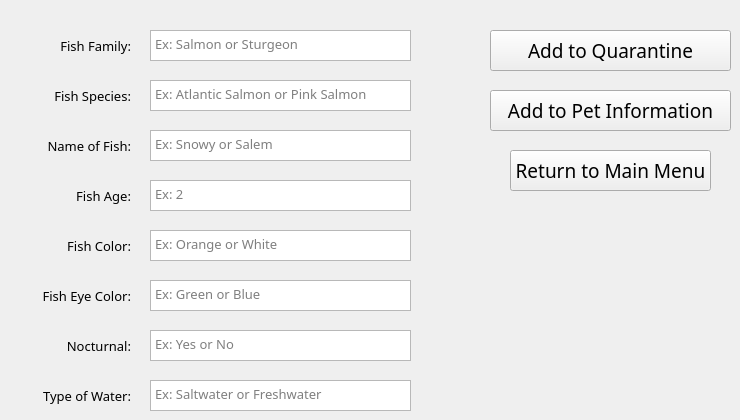
    <widget class="QWidget" name="addPetsFish">
     <widget class="QTextEdit" name="fishFamilyTextEdit">
      <property name="geometry">
       <rect>
        <x>150</x>
        <y>30</y>
        <width>261</width>
        <height>31</height>
       </rect>
      </property>
      <property name="font">
       <font>
        <family>Modern No. 20</family>
        <pointsize>10</pointsize>
       </font>
      </property>
      <property name="placeholderText">
       <string>Ex: Salmon or Sturgeon</string>
      </property>
     </widget>
     <widget class="QTextEdit" name="fishSpeciesTextEdit">
      <property name="geometry">
       <rect>
        <x>150</x>
        <y>80</y>
        <width>261</width>
        <height>31</height>
       </rect>
      </property>
      <property name="font">
       <font>
        <family>Modern No. 20</family>
        <pointsize>10</pointsize>
       </font>
      </property>
      <property name="placeholderText">
       <string>Ex: Atlantic Salmon or Pink Salmon</string>
      </property>
     </widget>
     <widget class="QTextEdit" name="fishNameTextEdit">
      <property name="geometry">
       <rect>
        <x>150</x>
        <y>130</y>
        <width>261</width>
        <height>31</height>
       </rect>
      </property>
      <property name="font">
       <font>
        <family>Modern No. 20</family>
        <pointsize>10</pointsize>
       </font>
      </property>
      <property name="placeholderText">
       <string>Ex: Snowy or Salem</string>
      </property>
     </widget>
     <widget class="QTextEdit" name="fishAgeTextEdit">
      <property name="geometry">
       <rect>
        <x>150</x>
        <y>180</y>
        <width>261</width>
        <height>31</height>
       </rect>
      </property>
      <property name="font">
       <font>
        <family>Modern No. 20</family>
        <pointsize>10</pointsize>
       </font>
      </property>
      <property name="placeholderText">
       <string>Ex: 2</string>
      </property>
     </widget>
     <widget class="QTextEdit" name="fishColorTextEdit">
      <property name="geometry">
       <rect>
        <x>150</x>
        <y>230</y>
        <width>261</width>
        <height>31</height>
       </rect>
      </property>
      <property name="font">
       <font>
        <family>Modern No. 20</family>
        <pointsize>10</pointsize>
       </font>
      </property>
      <property name="placeholderText">
       <string>Ex: Orange or White</string>
      </property>
     </widget>
     <widget class="QTextEdit" name="fishEyeColorTextEdit">
      <property name="geometry">
       <rect>
        <x>150</x>
        <y>280</y>
        <width>261</width>
        <height>31</height>
       </rect>
      </property>
      <property name="font">
       <font>
        <family>Modern No. 20</family>
        <pointsize>10</pointsize>
       </font>
      </property>
      <property name="placeholderText">
       <string>Ex: Green or Blue</string>
      </property>
     </widget>
     <widget class="QTextEdit" name="fishNoctTextEdit">
      <property name="geometry">
       <rect>
        <x>150</x>
        <y>330</y>
        <width>261</width>
        <height>31</height>
       </rect>
      </property>
      <property name="font">
       <font>
        <family>Modern No. 20</family>
        <pointsize>10</pointsize>
       </font>
      </property>
      <property name="placeholderText">
       <string>Ex: Yes or No</string>
      </property>
     </widget>
     <widget class="QTextEdit" name="fishWaterTextEdit">
      <property name="geometry">
       <rect>
        <x>150</x>
        <y>380</y>
        <width>261</width>
        <height>31</height>
       </rect>
      </property>
      <property name="font">
       <font>
        <family>Modern No. 20</family>
        <pointsize>10</pointsize>
       </font>
      </property>
      <property name="placeholderText">
       <string>Ex: Saltwater or Freshwater</string>
      </property>
     </widget>
     <widget class="QLabel" name="fishFamilyLabel">
      <property name="geometry">
       <rect>
        <x>10</x>
        <y>30</y>
        <width>121</width>
        <height>31</height>
       </rect>
      </property>
      <property name="font">
       <font>
        <family>Modern No. 20</family>
        <pointsize>10</pointsize>
       </font>
      </property>
      <property name="text">
       <string>Fish Family:</string>
      </property>
      <property name="alignment">
       <set>Qt::AlignRight|Qt::AlignTrailing|Qt::AlignVCenter</set>
      </property>
     </widget>
     <widget class="QLabel" name="fishSpeciesLabel">
      <property name="geometry">
       <rect>
        <x>10</x>
        <y>80</y>
        <width>121</width>
        <height>31</height>
       </rect>
      </property>
      <property name="font">
       <font>
        <family>Modern No. 20</family>
        <pointsize>10</pointsize>
       </font>
      </property>
      <property name="text">
       <string>Fish Species:</string>
      </property>
      <property name="alignment">
       <set>Qt::AlignRight|Qt::AlignTrailing|Qt::AlignVCenter</set>
      </property>
     </widget>
     <widget class="QLabel" name="fishNameLabel">
      <property name="geometry">
       <rect>
        <x>10</x>
        <y>130</y>
        <width>121</width>
        <height>31</height>
       </rect>
      </property>
      <property name="font">
       <font>
        <family>Modern No. 20</family>
        <pointsize>10</pointsize>
       </font>
      </property>
      <property name="text">
       <string>Name of Fish:</string>
      </property>
      <property name="alignment">
       <set>Qt::AlignRight|Qt::AlignTrailing|Qt::AlignVCenter</set>
      </property>
     </widget>
     <widget class="QLabel" name="fishAgeLabel">
      <property name="geometry">
       <rect>
        <x>10</x>
        <y>180</y>
        <width>121</width>
        <height>31</height>
       </rect>
      </property>
      <property name="font">
       <font>
        <family>Modern No. 20</family>
        <pointsize>10</pointsize>
       </font>
      </property>
      <property name="text">
       <string>Fish Age:</string>
      </property>
      <property name="alignment">
       <set>Qt::AlignRight|Qt::AlignTrailing|Qt::AlignVCenter</set>
      </property>
     </widget>
     <widget class="QLabel" name="fishColorLabel">
      <property name="geometry">
       <rect>
        <x>10</x>
        <y>230</y>
        <width>121</width>
        <height>31</height>
       </rect>
      </property>
      <property name="font">
       <font>
        <family>Modern No. 20</family>
        <pointsize>10</pointsize>
       </font>
      </property>
      <property name="text">
       <string>Fish Color:</string>
      </property>
      <property name="alignment">
       <set>Qt::AlignRight|Qt::AlignTrailing|Qt::AlignVCenter</set>
      </property>
     </widget>
     <widget class="QLabel" name="fishEyeColorLabel">
      <property name="geometry">
       <rect>
        <x>10</x>
        <y>280</y>
        <width>121</width>
        <height>31</height>
       </rect>
      </property>
      <property name="font">
       <font>
        <family>Modern No. 20</family>
        <pointsize>10</pointsize>
       </font>
      </property>
      <property name="text">
       <string>Fish Eye Color:</string>
      </property>
      <property name="alignment">
       <set>Qt::AlignRight|Qt::AlignTrailing|Qt::AlignVCenter</set>
      </property>
     </widget>
     <widget class="QLabel" name="fishNoctLabel">
      <property name="geometry">
       <rect>
        <x>10</x>
        <y>330</y>
        <width>121</width>
        <height>31</height>
       </rect>
      </property>
      <property name="font">
       <font>
        <family>Modern No. 20</family>
        <pointsize>10</pointsize>
       </font>
      </property>
      <property name="text">
       <string>Nocturnal:</string>
      </property>
      <property name="alignment">
       <set>Qt::AlignRight|Qt::AlignTrailing|Qt::AlignVCenter</set>
      </property>
     </widget>
     <widget class="QLabel" name="fishWaterLabel">
      <property name="geometry">
       <rect>
        <x>10</x>
        <y>380</y>
        <width>121</width>
        <height>31</height>
       </rect>
      </property>
      <property name="font">
       <font>
        <family>Modern No. 20</family>
        <pointsize>10</pointsize>
       </font>
      </property>
      <property name="text">
       <string>Type of Water:</string>
      </property>
      <property name="alignment">
       <set>Qt::AlignRight|Qt::AlignTrailing|Qt::AlignVCenter</set>
      </property>
     </widget>
     <widget class="QPushButton" name="subFishToQueBtn">
      <property name="geometry">
       <rect>
        <x>490</x>
        <y>30</y>
        <width>241</width>
        <height>41</height>
       </rect>
      </property>
      <property name="font">
       <font>
        <family>Modern No. 20</family>
        <pointsize>14</pointsize>
       </font>
      </property>
      <property name="text">
       <string>Add to Quarantine</string>
      </property>
     </widget>
     <widget class="QPushButton" name="subFishToPiBtn">
      <property name="geometry">
       <rect>
        <x>490</x>
        <y>90</y>
        <width>241</width>
        <height>41</height>
       </rect>
      </property>
      <property name="font">
       <font>
        <family>Modern No. 20</family>
        <pointsize>14</pointsize>
       </font>
      </property>
      <property name="text">
       <string>Add to Pet Information</string>
      </property>
     </widget>
     <widget class="QPushButton" name="fishReturnBtn">
      <property name="geometry">
       <rect>
        <x>510</x>
        <y>150</y>
        <width>201</width>
        <height>41</height>
       </rect>
      </property>
      <property name="font">
       <font>
        <family>Modern No. 20</family>
        <pointsize>14</pointsize>
       </font>
      </property>
      <property name="text">
       <string>Return to Main Menu</string>
      </property>
     </widget>
    </widget>
